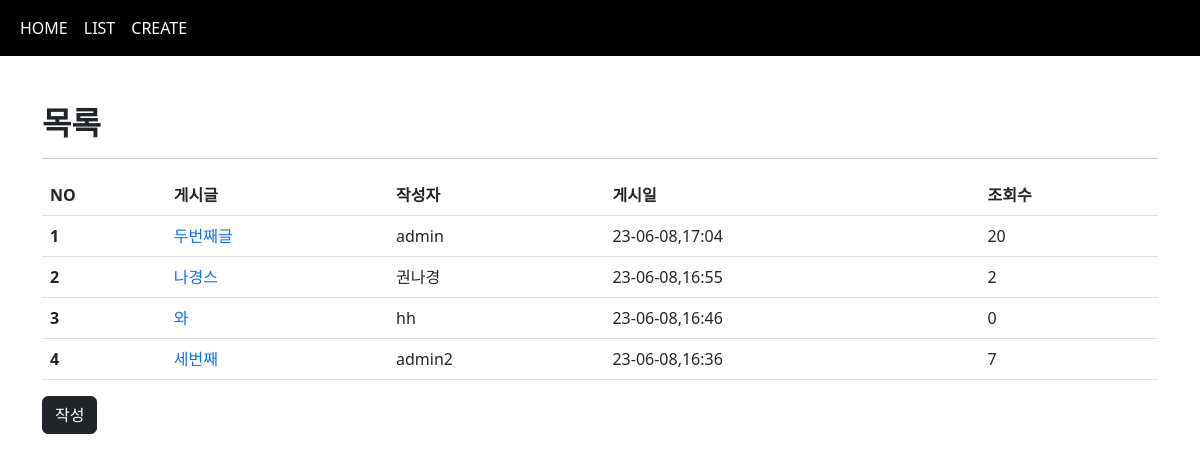
/board/list/, run on the app's committed database.
### board/models.py (models this page shows, shortened)
class Board(models.Model):
    title = models.CharField(max_length=50)
    writer = models.CharField(max_length=20)
    content = models.TextField()
    date = models.DateTimeField(auto_now=True)
    readcount = models.IntegerField(default=0)

### board/views.py (the view)
# urls.py: path('list/', views.list, name='list'),
def list(request):
    b = Board.objects.order_by('-date')
    context = {
        'bset':b
    }
    return render(request, 'board/list.html', context)

### templates/board/list.html (shortened to what this page needs)
{% extends 'board/base.html' %}
{% block con %}
<h2><b>목록</b></h2>
<hr>
<table class="table">
    <thead>
      <tr>
        <th scope="col">NO</th>
        <th scope="col">게시글</th>
        <th scope="col">작성자</th>
        <th scope="col">게시일</th>
        <th scope="col">조회수</th>
      </tr>
    </thead>
    <tbody>
        {% for i in bset %}
        <tr>
            <th row="1">{{forloop.counter}}</th>
            <td><a href="{% url 'board:detail' i.id %}">{{i.title}}</a></td>
            <td>{{i.writer}}</td>
            <td>{{i.date | date:'y-m-d,H:i'}}</td>
            <td>{{i.readcount}}</td>
        </tr>
        {% endfor %}
    </tbody>
  </table>
  <a href="{% url 'board:create' %}" class="btn btn-dark">작성</a>
{% endblock %}

### templates/board/base.html (shortened to what this page needs)
<!doctype html>
<html lang="en">
    <head>
        <link href="https://cdn.jsdelivr.net/npm/bootstrap@5.2.2/dist/css/bootstrap.min.css" rel="stylesheet">
    </head>
    <body>
            <nav class="navbar navbar-expand-lg navbar-dark" style="background-color: rgb(0, 0, 0);">
                <div class="container-fluid">
                    <div class="collapse navbar-collapse" id="navbarSupportedContent">
                        <ul class="navbar-nav me-auto mb-2 mb-lg-0">
                            <li class="nav-item">
                                <a class="nav-link active" aria-current="page" href="{%  url 'board:index' %}">HOME</a>
                            </li>
                            <li class="nav-item">
                                <a class="nav-link active" aria-current="page" href="{% url 'board:list' %}">LIST</a>
                            </li>
                            <li class="nav-item">
                                <a class="nav-link active" aria-current="page" href="{% url 'board:create' %}">CREATE</a>
                            </li>
                        </ul>
                    </div>
                </div>
            </nav>
        <div class="container mt-5 mb-5">
            {% block con %}
            {% endblock %}
        </div>

### templates/board/list.html (style rules this page uses)
a { text-decoration: none; text-decoration-line: none; }

### data on the page
Board: title "두번째글", writer "admin", date "23-06-08,17:04", readcount "20"
Board: title "나경스", writer "권나경", date "23-06-08,16:55", readcount "2"
Board: title "와", writer "hh", date "23-06-08,16:46", readcount "0"
Board: title "세번째", writer "admin2", date "23-06-08,16:36", readcount "7"
